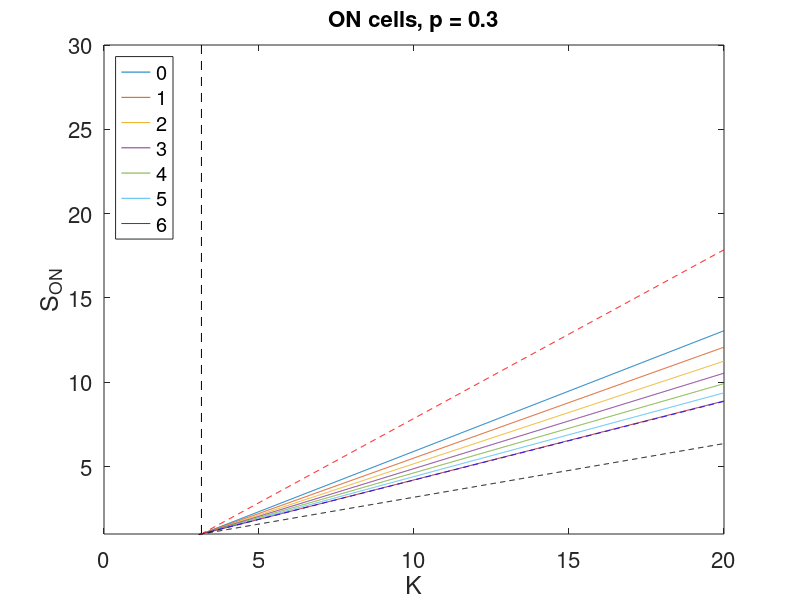
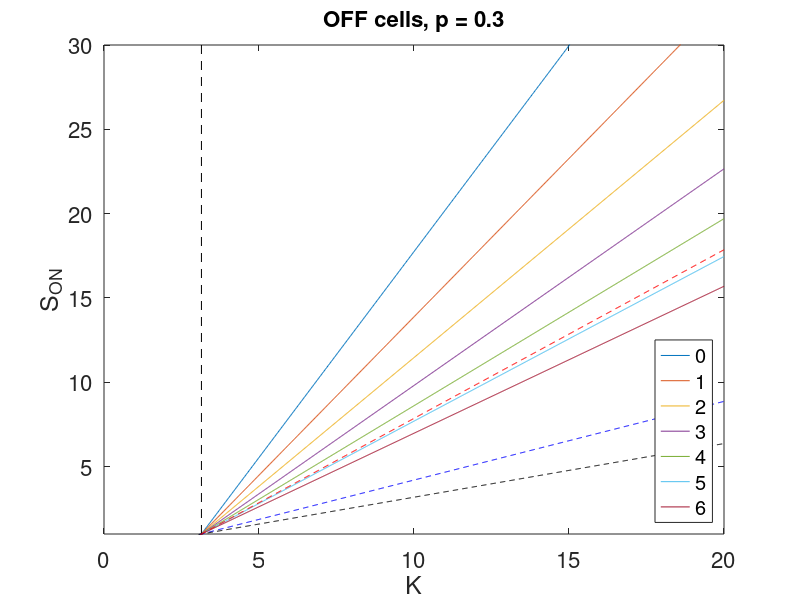

Write MATLAB code to recreate these figures, in order.
% This calculates using the integral approximation:
% 1 - The minimum number of ON neighbors required to keep an ON cell ON
% 2 - The maximum number of ON cells possible to keep an OFF cell OFF

clear variables
close all

K = linspace(1, 20, 1000); % K's to be tested
n = 0:6;
% Parameters of the system
gridsize = 11;
N = gridsize^2;
a0 = 0.5;
Rcell = 0.2*a0;
save = 1;
fig_file = 'sphere_a0_2_regions';

% hexagonal lattice

L0 = 1.5*a0;
N0 = 7;

Acell = 0.5*sqrt(3)*a0^2;
alpha = 2*pi*Rcell*exp(Rcell)/Acell;
L = sqrt(Acell*(N-N0)/pi + L0^2);

beta1 = Rcell*exp(Rcell-a0)/a0;
beta2 = alpha*(exp(-L0)-exp(-L));

fN = 6*beta1 + beta2;
p = 0.3; % ratio of ON cells
p = ceil(p*N)/N;
for i = 1:numel(n)
    Son_on(:,i) = (K-1-fN)./(1 + (beta1-beta2/N)*n(i) + (p-1/N)*beta2) + 1;
    Son_off(i,:) = (K-1-fN)./((beta1-beta2/N)*n(i) + p*beta2) + 1;
end

n_var = 6*p*(1-p)*(N-6)/(N-1);

figure(1)
plot(K, Son_on)
ylim([1 30])
hold on
%plot(K, K, 'k--')
plot([fN+1 fN+1], [1 30], 'k--')
plot(K, (K-1)/fN, 'b--')
plot(K, K/(fN+1), 'k--')
plot(K, K-fN, 'r--')
hold off
legend({'0', '1', '2', '3', '4', '5', '6'}, 'Location', 'northwest')
set(gca,'ydir','normal', 'FontSize', 16)
xlabel('K', 'FontSize', 18)
ylabel('S_{ON}', 'FontSize', 18)
title(sprintf('ON cells, p = %.1f', p), 'FontSize', 16)

figure(2)
plot(K, Son_off)
ylim([1 30])
hold on
%plot(K, K, 'k--')
plot([fN+1 fN+1], [1 30], 'k--')
plot(K, (K-1)/fN, 'b--')
plot(K, K/(fN+1), 'k--')
plot(K, K-fN, 'r--')
hold off
legend({'0', '1', '2', '3', '4', '5', '6'}, 'Location', 'southeast')
set(gca,'ydir','normal', 'FontSize', 16)
xlabel('K', 'FontSize', 18)
ylabel('S_{ON}', 'FontSize', 18)
title(sprintf('OFF cells, p = %.1f', p), 'FontSize', 16)